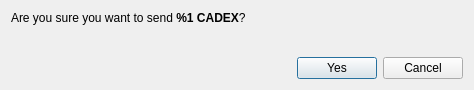
<?xml version="1.0" encoding="UTF-8"?>
<ui version="4.0">
 <class>ConfirmSendDialog</class>
 <widget class="QDialog" name="ConfirmSendDialog">
  <property name="windowModality">
   <enum>Qt::ApplicationModal</enum>
  </property>
  <property name="geometry">
   <rect>
    <x>0</x>
    <y>0</y>
    <width>474</width>
    <height>90</height>
   </rect>
  </property>
  <property name="windowTitle">
   <string>Confirm sending %1 DEX</string>
  </property>
  <layout class="QVBoxLayout" name="verticalLayout">
   <item>
    <layout class="QVBoxLayout" name="verticalLayout_2">
     <item>
      <widget class="QLabel" name="m_confirmLabel">
       <property name="text">
        <string>&lt;html&gt;&lt;head/&gt;&lt;body&gt;&lt;p&gt;Are you sure you want to send &lt;strong&gt;%1 CADEX&lt;/strong&gt;?&lt;/p&gt;&lt;/body&gt;&lt;/html&gt;</string>
       </property>
       <property name="textFormat">
        <enum>Qt::RichText</enum>
       </property>
      </widget>
     </item>
     <item>
      <widget class="QLabel" name="m_paymentIdLabel">
       <property name="text">
        <string/>
       </property>
       <property name="textFormat">
        <enum>Qt::RichText</enum>
       </property>
      </widget>
     </item>
    </layout>
   </item>
   <item>
    <spacer name="verticalSpacer">
     <property name="orientation">
      <enum>Qt::Vertical</enum>
     </property>
     <property name="sizeHint" stdset="0">
      <size>
       <width>20</width>
       <height>40</height>
      </size>
     </property>
    </spacer>
   </item>
   <item>
    <layout class="QHBoxLayout" name="horizontalLayout_2">
     <item>
      <spacer name="horizontalSpacer">
       <property name="orientation">
        <enum>Qt::Horizontal</enum>
       </property>
       <property name="sizeHint" stdset="0">
        <size>
         <width>40</width>
         <height>20</height>
        </size>
       </property>
      </spacer>
     </item>
     <item>
      <widget class="QPushButton" name="m_okButton">
       <property name="text">
        <string>Yes</string>
       </property>
       <property name="icon">
        <iconset resource="../../resources.qrc">
         <normaloff>:/icons/transaction</normaloff>:/icons/transaction</iconset>
       </property>
      </widget>
     </item>
     <item>
      <widget class="QPushButton" name="m_cancelButton">
       <property name="text">
        <string>Cancel</string>
       </property>
       <property name="icon">
        <iconset resource="../../resources.qrc">
         <normaloff>:/icons/cancel</normaloff>:/icons/cancel</iconset>
       </property>
      </widget>
     </item>
    </layout>
   </item>
  </layout>
 </widget>
 <resources>
  <include location="../../resources.qrc"/>
 </resources>
 <connections>
  <connection>
   <sender>m_okButton</sender>
   <signal>clicked()</signal>
   <receiver>ConfirmSendDialog</receiver>
   <slot>accept()</slot>
   <hints>
    <hint type="sourcelabel">
     <x>500</x>
     <y>62</y>
    </hint>
    <hint type="destinationlabel">
     <x>276</x>
     <y>44</y>
    </hint>
   </hints>
  </connection>
  <connection>
   <sender>m_cancelButton</sender>
   <signal>clicked()</signal>
   <receiver>ConfirmSendDialog</receiver>
   <slot>reject()</slot>
   <hints>
    <hint type="sourcelabel">
     <x>417</x>
     <y>62</y>
    </hint>
    <hint type="destinationlabel">
     <x>276</x>
     <y>44</y>
    </hint>
   </hints>
  </connection>
 </connections>
</ui>
